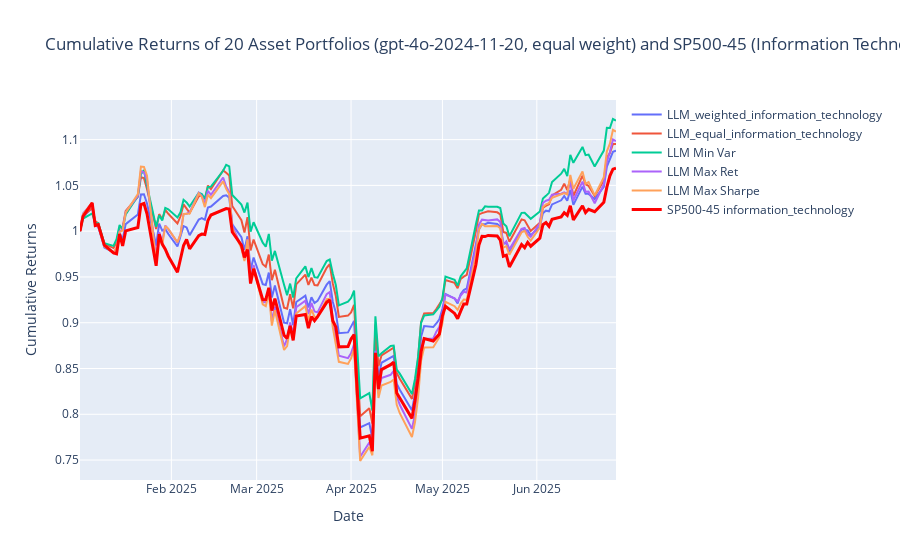

Notebook cell for this chart:
### Code cell
index_names = {
    sector_ticker: f'{full_ticker} {sector_name}'
}

temp_index_data_outs = index_data_outs.copy()
index_first_date = temp_index_data_outs.index[0]
index_previous_trading_date = index_first_date - BDay(1)
index_baseline_row = pd.DataFrame(
    data=np.zeros((1, temp_index_data_outs.shape[1])),  
    index=[index_previous_trading_date],                 
    columns=temp_index_data_outs.columns
)
temp_index_data_outs_with_baseline = pd.concat([index_baseline_row, temp_index_data_outs])

cumulative_returns_llm[index_names[sector_ticker]] = (1 + temp_index_data_outs_with_baseline[ticker]).cumprod()

cumulative_returns_llm.index = pd.to_datetime(cumulative_returns_llm.index)
outsample_data = cumulative_returns_llm.loc[outsample_startdate:outsample_enddate]

fig = go.Figure()


for column in outsample_data.columns:
    if column == f'{full_ticker} {sector_name}':
        fig.add_trace(go.Scatter(x=outsample_data.index,
                                 y=outsample_data[column],
                                 mode='lines',
                                 name=column,
                                 line=dict(width=3, color='red')))
    else:
        fig.add_trace(go.Scatter(x=outsample_data.index,
                                 y=outsample_data[column],
                                 mode='lines',
                                 name=column))


num_asset = len(df_sector)
fig.update_layout(
    title=f'Cumulative Returns of {num_asset} Asset Portfolios ({model}, equal weight) and {full_ticker} ({sector_name_full}) from Jan 2025 to Jun 2025',
    xaxis_title='Date',
    yaxis_title='Cumulative Returns',
    hovermode="x unified"
)

fig.show()
